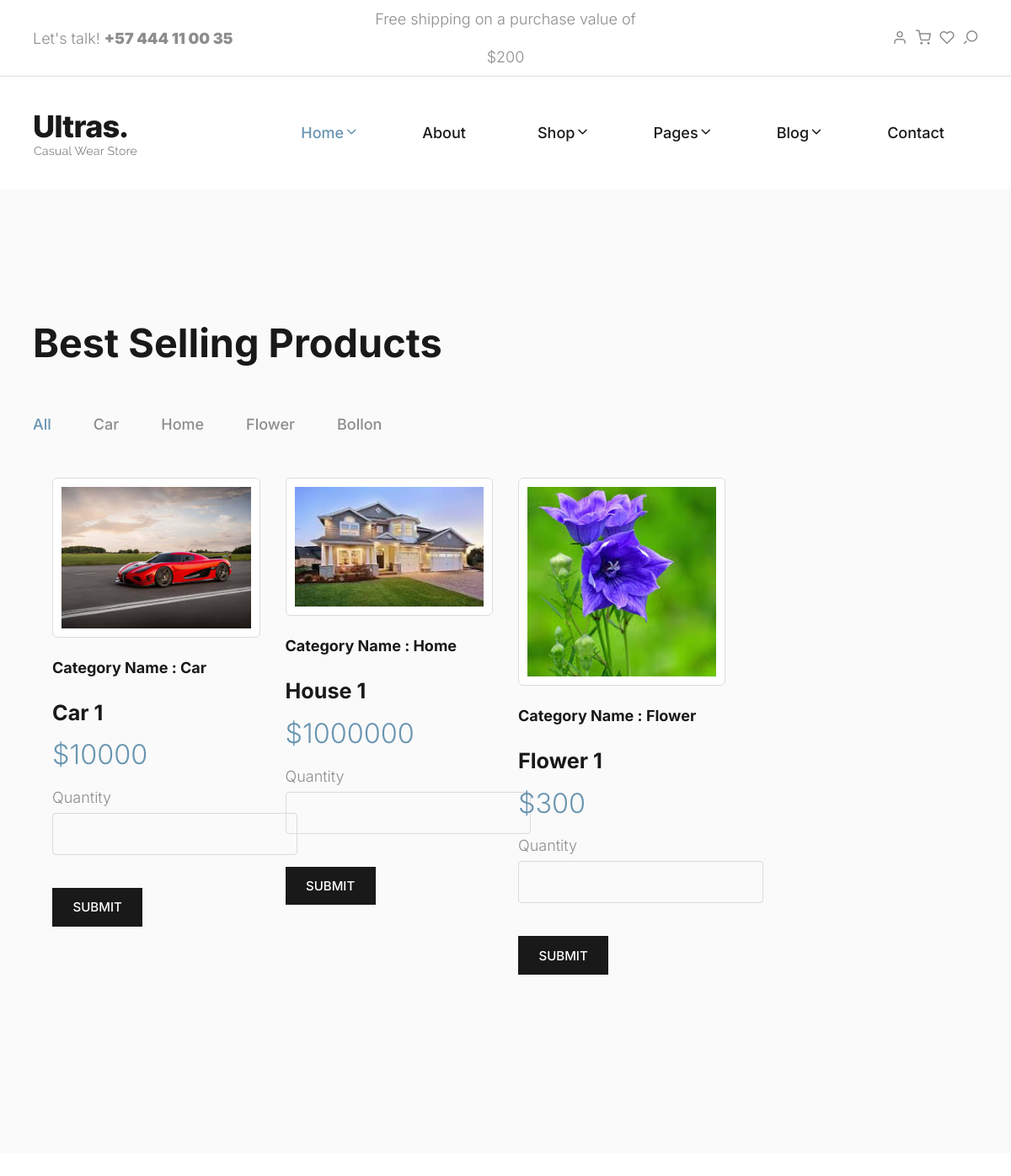
The page / on the database its author committed.
### myapp/models.py (models this page shows, shortened)
class Category(models.Model):
    category_name = models.CharField()
    def __str__(self):
        return self.category_name

class Product(models.Model):
    product_category = models.ForeignKey(Category,on_delete=models.SET_NULL,null=True) # setnull #cascade
    p_name = models.CharField()
    p_color = models.CharField()
    p_size = models.CharField()
    p_qty = models.PositiveIntegerField()
    p_photo = models.ImageField(upload_to='product')
    p_prize = models.PositiveIntegerField()
    p_time = models.DateTimeField(auto_now_add=True)

### myapp/views.py (the view)
# urls.py: path('',indexView, name = 'index'),
def indexView(request):
    cat = Category.objects.all()
    p_data = Product.objects.all()
    context = {'p_data':p_data, 'cat':cat}
    return render(request,'index.html',context)

### templates/index.html (shortened to what this page needs)
{% extends 'base.html' %}
{% load static  %}
{% block content %}
<section id="selling-products" class="product-store bg-light-grey padding-large">
      <div class="container">
        <div class="section-header">
          <h2 class="section-title">Best selling products</h2>
        </div>
        <ul class="tabs list-unstyled">
          <li data-tab-target="#all" class="active tab">All</li>
          {% for i in cat %}
          <li data-tab-target="#{{i.category_name}}" class="tab"> {{i.category_name}} </li>
          {% endfor  %}
        </ul>
<div class="tab-content">
  <div id="all" data-tab-content class="active">
  <div class="row d-flex flex-wrap">
  <div class="container">
    {% for i in p_data %}
      {% if forloop.first or forloop.counter0|divisibleby:4 %}
        <div class="row">
      {% endif %}
      <div class="product-item col-lg-3 col-md-6 col-sm-6">
        <div class="image-holder">
          <img src="{{ i.p_photo.url }}" alt="{{ i.p_name }}" class="product-image">
        </div>
        <div class="product-detail">
          <h3 class="product-title">
            <p>Category Name : {{ i.product_category}}</p>
            <a href="">{{ i.p_name }}</a>
          </h3>
          <div class="item-price text-primary">${{ i.p_prize }}</div>
          <form action="" method="post">
          Quantity <input type="number" name="product_qty" id="" class="form-control">
          <input type="submit" name="" id="" class="form-control">
          </form>
        </div>
      </div>
      {% if forloop.counter|divisibleby:4 or forloop.last %}
        </div>
      {% endif %}
    {% endfor %}
    </div>
  </div>
  </div>
        </div>
      </div>
    </section>
{% endblock content %}

### templates/base.html (shortened to what this page needs)
{% load static %}
<!DOCTYPE html>
<html lang="en">
  <head>
    <link rel="stylesheet" type="text/css" href="{% static 'css/normalize.css' %}">
    <link rel="stylesheet" type="text/css" href="{% static 'icomoon/icomoon.css' %}">
    <link rel="stylesheet" type="text/css" media="all" href="https://maxcdn.bootstrapcdn.com/font-awesome/4.7.0/css/font-awesome.min.css">
    <link rel="stylesheet" type="text/css" href="{% static 'css/vendor.css' %}">
    <link rel="stylesheet" type="text/css" href="{% static 'style.css' %}">
  </head>
  <body>
    <header id="header">
      <div id="header-wrap">
        <nav class="secondary-nav border-bottom">
          <div class="container">
            <div class="row d-flex align-items-center">
              <div class="col-md-4 header-contact">
                <p>Let's talk! <strong>+57 444 11 00 35</strong>
                </p>
              </div>
              <div class="col-md-4 shipping-purchase text-center">
                <p>Free shipping on a purchase value of $200</p>
              </div>
              <div class="col-md-4 col-sm-12 user-items">
                <ul class="d-flex justify-content-end list-unstyled">
                  <li>
                    <a href="login.html">
                      <i class="icon icon-user"></i>
                    </a>
                  </li>
                  <li>
                    <a href="cart.html">
                      <i class="icon icon-shopping-cart"></i>
                    </a>
                  </li>
                  <li>
                    <a href="wishlist.html">
                      <i class="icon icon-heart"></i>
                    </a>
                  </li>
                  <li class="user-items search-item pe-3">
                    <a href="#" class="search-button">
                      <i class="icon icon-search"></i>
                    </a>
                  </li>
                </ul>
              </div>
            </div>
          </div>
        </nav>
        <nav class="primary-nav padding-small">
          <div class="container">
            <div class="row d-flex align-items-center">
              <div class="col-lg-2 col-md-2">
                <div class="main-logo">
                  <a href="index.html">
                    <img src="{% static 'images/main-logo.png' %}" alt="logo">
                  </a>
                </div>
              </div>
              <div class="col-lg-10 col-md-10">
                <div class="navbar">
                  <div id="main-nav" class="stellarnav d-flex justify-content-end right">
                    <ul class="menu-list">
                      <li class="menu-item has-sub">
                        <a href="index.html" class="item-anchor active d-flex align-item-center" data-effect="Home">Home<i class="icon icon-chevron-down"></i></a>
                      </li>
                      <li><a href="about.html" class="item-anchor" data-effect="About">About</a></li>
                      <li class="menu-item has-sub">
                        <a href="shop.html" class="item-anchor d-flex align-item-center" data-effect="Shop">Shop<i class="icon icon-chevron-down"></i></a>
                      </li>
                      <li class="menu-item has-sub">
                        <a href="#" class="item-anchor d-flex align-item-center" data-effect="Pages">Pages<i class="icon icon-chevron-down"></i></a>
                      </li>
                      <li class="menu-item has-sub">
                        <a href="blog.html" class="item-anchor d-flex align-item-center" data-effect="Blog">Blog<i class="icon icon-chevron-down"></i></a>
                      </li>
                      <li><a href="contact.html" class="item-anchor" data-effect="Contact">Contact</a></li>
                    </ul>
                  </div>
                </div>
              </div>
            </div>
          </div>
        </nav>
      </div>
    </header>
    {% block content %}
    {% endblock content %}
  </body>
</html>

### static/icomoon/icomoon.css (style rules this page uses)
[class^="icon-"], [class*=" icon-"] { font-family: 'icomoon' !important; speak: never; font-style: normal; font-weight: normal; font-variant: normal; text-transform: none; line-height: 1; -webkit-font-smoothing: antialiased; -moz-osx-font-smoothing: grayscale; }
.icon-chevron-down:before { content: "\e908"; }
.icon-shopping-cart:before { content: "\e913"; }
.icon-user:before { content: "\e907"; }
.icon-search:before { content: "\e905"; }
.icon-heart:before { content: "\e902"; }

### rows shown on the page
Category: category_name "Car"
Category: category_name "Home"
Category: category_name "Flower"
Category: category_name "Bollon"
Product: p_photo (picture), product_category "Car", p_name "Car 1", p_prize "10000"
Product: p_photo (picture), product_category "Home", p_name "House 1", p_prize "1000000"
Product: p_photo (picture), product_category "Flower", p_name "Flower 1", p_prize "300"
